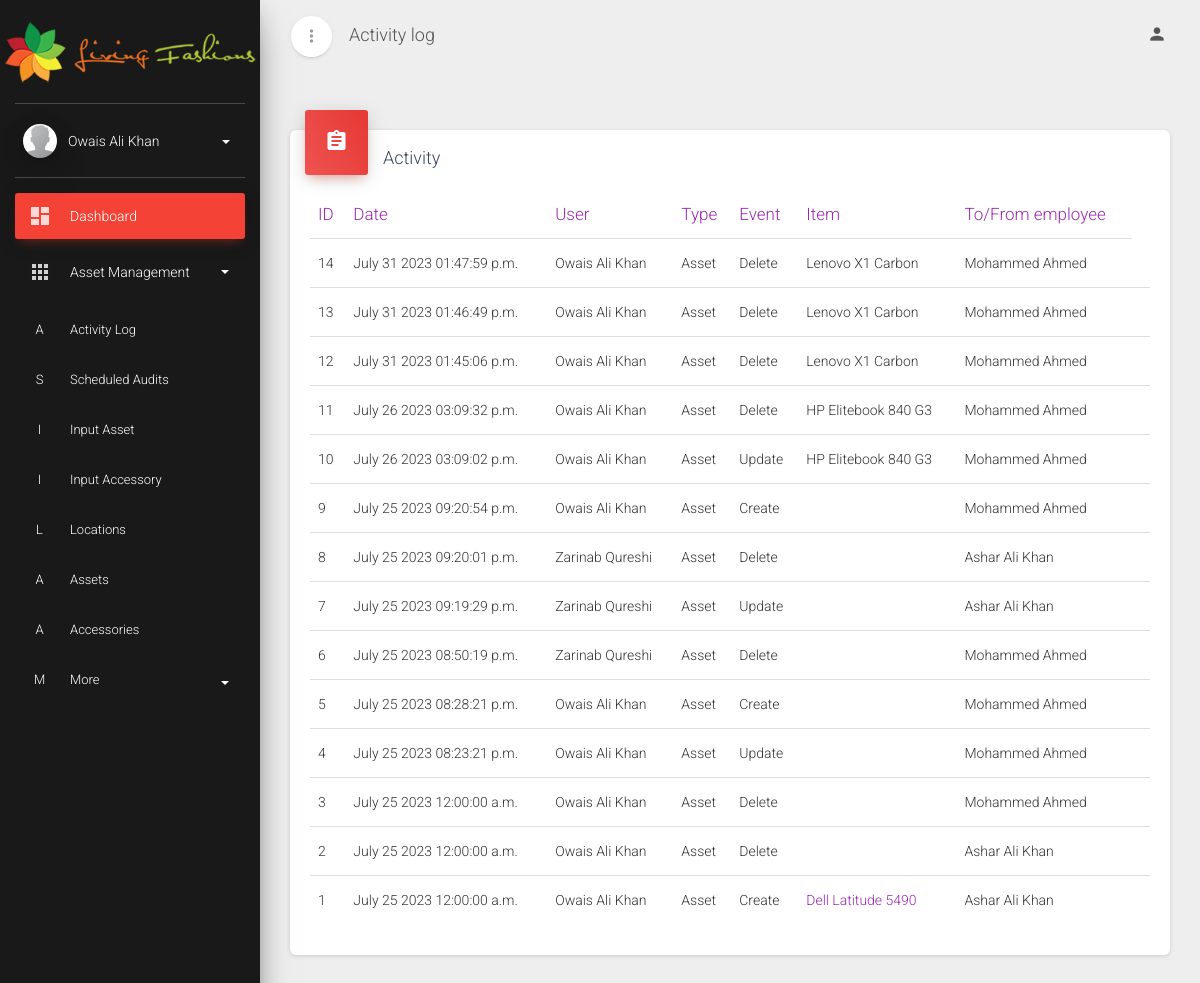
The app's page /activity_log/ (signed in) with its own data.
### webapp/models.py (models this page shows, shortened)
class Activity(models.Model):
    class TYPES(models.TextChoices):
        asset = 's', 'Asset'
        accessory = 'c', 'Accessory'
    timestamp = models.DateTimeField(help_text='Checkout/checkin date of asset', auto_now_add=True)
    type = models.CharField(max_length=1, choices=TYPES.choices, default=TYPES.asset)
    event = models.CharField(max_length=50, help_text="Event")
    notes = models.CharField(max_length=500, help_text="Notes regarding activity", blank=True)
    asset_string = models.CharField(max_length=500, help_text="Asset string", blank=True)
    employee = models.ForeignKey(Employee, on_delete=models.SET_NULL, null=True, blank=True)
    asset = models.ForeignKey(Asset, on_delete=models.SET_NULL, null=True, blank=True)
    user = models.ForeignKey(User, on_delete=models.SET_NULL, null=True)
    class Meta:
        ordering = ['-id']

class Employee(models.Model):
    name = models.CharField(max_length=200, help_text="Name of employee", unique=True)
    def __str__(self):
        return f"{self.name}"

class Asset(models.Model):
    class STATUSES(models.TextChoices):
        checked_in = 'I', 'Checked in'
        checked_out = 'O', 'Checked out'
    category = models.ForeignKey(Category, on_delete=models.SET_NULL, null=True)
    manufacturer = models.ForeignKey(Manufacturer, on_delete=models.SET_NULL, null=True)
    name = models.CharField(max_length=200, help_text='Name of asset')
    price = models.IntegerField(help_text='Price of asset in rupees')
    processor = models.CharField(max_length=200, help_text='Processor specs')
    ram = models.IntegerField(help_text='Total RAM in asset')
    hdd = models.IntegerField(help_text='Total HDD storage in asset', blank=True, null=True)
    ssd = models.IntegerField(help_text='Total SSD storage in asset', blank=True, null=True)
    purchase_date = models.DateField(help_text='Date of asset purchase')
    checkout_status = models.CharField(max_length=1, choices=STATUSES.choices, default=STATUSES.checked_in)
    status = models.ForeignKey(Status, on_delete=models.SET_NULL, null=True)
    department = models.ForeignKey(Department, on_delete=models.SET_NULL, null=True)
    supplier = models.ForeignKey(Supplier, on_delete=models.SET_NULL, null=True)
    assigned_to = models.ForeignKey(Employee, on_delete=models.SET_NULL, null=True)
    location = models.ForeignKey(Location, on_delete=models.SET_NULL, null=True)
    asset_image = models.ImageField(upload_to='images/', blank=True, null=True)
    serial = models.CharField(max_length=200, help_text='Serial number of asset', blank=True)
    invoice = models.IntegerField(help_text='Invoice number of asset', blank=True, null=True)
    def __str__(self):
        return f"{self.manufacturer.name} {self.name}"

class Manufacturer(models.Model):
    name = models.CharField(max_length=200, help_text="Name of manufacturing company", unique=True)

### webapp/views.py (the view)
# urls.py: path('activity_log/', views.ActivityListView.as_view(), name='activity_log'),
class ActivityListView(LoginRequiredMixin, ListView):
    model = Activity
    context_object_name = 'activities'
    template_name = 'webapp/view_activity_log.html'

### webapp/templates/webapp/view_activity_log.html (shortened to what this page needs)
{% extends 'master.html' %}
{% block title %}Activity log{% endblock title %}
{% block content %}
  <div class="content">
    <div class="container-fluid">
      <div class="row">
        <div class="col-md-12">
          <div class="card">
            <div class="card-header card-header-danger card-header-icon">
              <div class="card-icon">
                <i class="material-icons">assignment</i>
              </div>
              <h4 class="card-title">Activity</h4>
            </div>
            <div class="card-body">
              <div class="table-responsive">
                <table class="table">
                  <thead class="text-primary">
                    <th>ID</th>
                    <th>Date</th>
                    <th>User</th>
                    <th>Type</th>
                    <th>Event</th>
                    <th>Item</th>
                    <th>To/From employee</th>
                  </thead>
                  <tbody>
                    {% for activity in activities %}
                    <tr>
                        <td>{{ activity.id }}</td>
                        <td>{{ activity.timestamp|date:"F d Y" }} {{ activity.timestamp|time:"h:i:s a" }}</td>
                        <td>{{ activity.user.get_full_name }}</td>
                        <td>{{ activity.get_type_display }}</td>
                        <td>{{ activity.event }}</td>
                        <td>
                          {% if activity.asset %}
                            <a href="{% url 'view_inventory-detail' activity.asset.id %}">{{ activity.asset }}</a>
                          {% else %}
                            {{ activity.asset_string }}
                          {% endif %}
                        </td>
                        <td>{{ activity.employee }}</td>
                        <td class="text-right">
                        </td>
                    </tr>
                    {% endfor %}
                </table>
              </div>
            </div>
          </div>
        </div>
      </div>
    </div>
  </div>
{% endblock %}

### webapp/templates/master.html (shortened to what this page needs)
<!DOCTYPE html>
<html lang="en">
{% load static %}
<head>
  <link rel="stylesheet" href="{% static 'webapp/Assets/assets/css/material-dashboard.minf066.css' %}">
</head>
<body class="">
  <div class="wrapper">
    <div class="sidebar" data-color="danger" data-background-color="black" data-image="{% static 'webapp/Assets/assets/img/sidebar-1.jpg' %}">
      <div class="logo">
        <a href="#" class="simple-text logo-normal">
          <img src="{% static 'webapp/Assets/assets/img/lf_logo.png' %}" width="100%" alt="Living Fashions'" >
        </a>
      </div>
      <div class="sidebar-wrapper">
        <div class="user">
          <div class="photo">
            <img src="{% static 'webapp/Assets/assets/img/default-avatar.png' %}" />
          </div>
          <div class="user-info">
            <a data-toggle="collapse" href="#collapseExample" class="username">
              <span>
                {% if user.is_authenticated %}
                  {{ user.get_full_name }}
                {% else %}
                  Unauthenticated
                {% endif %}
                <b class="caret"></b>
              </span>
            </a>
          </div>
        </div>
        <ul class="nav">
          <li class="nav-item active">
            <a class="nav-link" href="{% url 'dashboard' %}">
              <i class="material-icons">dashboard</i>
              <p> Dashboard </p>
            </a>
          </li>
        <li class="nav-item">
            <a class="nav-link" data-toggle="collapse" href="#pagesExamples">
              <i class="material-icons">apps</i>
              <p>Asset Management
                <b class="caret"></b>
              </p>
            </a>
            <div class="collapse show" id="pagesExamples">
              <ul class="nav">
                <li class="nav-item">
                  <a class="nav-link" href="{% url 'activity_log' %}">
                    <span class="sidebar-mini"> A </span>
                    <span class="sidebar-normal"> Activity log
                    </span>
                  </a>
                </li>
                <li class="nav-item">
                  <a class="nav-link" href="{% url 'view_inventory-scheduled-audit-list' %}">
                    <span class="sidebar-mini"> S </span>
                    <span class="sidebar-normal"> Scheduled Audits
                    </span>
                  </a>
                </li>
                <li class="nav-item">
                  <a class="nav-link" href="{% url 'input_inventory' %}">
                    <span class="sidebar-mini"> I </span>
                    <span class="sidebar-normal"> Input Asset
                    </span>
                  </a>
                </li>
                <li class="nav-item">
                  <a class="nav-link" href="{% url 'input_accessory' %}">
                    <span class="sidebar-mini"> I </span>
                    <span class="sidebar-normal"> Input Accessory
                    </span>
                  </a>
                </li>
                <li class="nav-item">
                  <a class="nav-link" href="{% url 'input_and_display_location' %}">
                    <span class="sidebar-mini"> L </span>
                    <span class="sidebar-normal"> Locations </span>
                  </a>
                </li>
                <li class="nav-item ">
                  <a class="nav-link" href="{% url 'view_inventory-list' %}">
                    <span class="sidebar-mini"> A </span>
                    <span class="sidebar-normal"> Assets </span>
                  </a>
                </li>
                <li class="nav-item ">
                  <a class="nav-link" href="{% url 'view_accessory-list' %}">
                    <span class="sidebar-mini"> A </span>
                    <span class="sidebar-normal"> Accessories </span>
                  </a>
                </li>
                <li class="nav-item ">
                  <a class="nav-link" data-toggle="collapse" href="#componentsCollapse2">
                    <span class="sidebar-mini"> M </span>
                    <span class="sidebar-normal"> More
                      <b class="caret"></b>
                    </span>
                  </a>
                </li>
              </ul>
            </div>
          </li>
        </ul>
      </div>
    </div>
    <div class="main-panel">
      <nav class="navbar navbar-expand-lg navbar-transparent navbar-absolute fixed-top ">
        <div class="container-fluid">
          <div class="navbar-wrapper">
            <div class="navbar-minimize">
              <button id="minimizeSidebar" class="btn btn-just-icon btn-white btn-fab btn-round">
                <i class="material-icons text_align-center visible-on-sidebar-regular">more_vert</i>
              </button>
            </div>
            <a class="navbar-brand" href="#pablo">{% block title %}Dashboard{% endblock title %}</a>
          </div>
          <div class="collapse navbar-collapse justify-content-end">
            <ul class="navbar-nav">
              <li class="nav-item dropdown">
                <a class="nav-link" href="#pablo" id="navbarDropdownProfile" data-toggle="dropdown" aria-haspopup="true" aria-expanded="false">
                  <i class="material-icons">person</i>
                </a>
              </li>
            </ul>
          </div>
        </div>
      </nav>
</body>
<div class="content">
  {% block content %}{% endblock %}
</div>
</html>

### records on screen
Activity: id "14", timestamp "July 31 2023", timestamp "01:47:59 p.m.", user.get_full_name "Owais Ali Khan", type "Asset", event "Delete", asset_string "Lenovo X1 Carbon", employee "Mohammed Ahmed"
Activity: id "13", timestamp "July 31 2023", timestamp "01:46:49 p.m.", user.get_full_name "Owais Ali Khan", type "Asset", event "Delete", asset_string "Lenovo X1 Carbon", employee "Mohammed Ahmed"
Activity: id "12", timestamp "July 31 2023", timestamp "01:45:06 p.m.", user.get_full_name "Owais Ali Khan", type "Asset", event "Delete", asset_string "Lenovo X1 Carbon", employee "Mohammed Ahmed"
Activity: id "11", timestamp "July 26 2023", timestamp "03:09:32 p.m.", user.get_full_name "Owais Ali Khan", type "Asset", event "Delete", asset_string "HP Elitebook 840 G3", employee "Mohammed Ahmed"
Activity: id "10", timestamp "July 26 2023", timestamp "03:09:02 p.m.", user.get_full_name "Owais Ali Khan", type "Asset", event "Update", asset_string "HP Elitebook 840 G3", employee "Mohammed Ahmed"
Activity: id "9", timestamp "July 25 2023", timestamp "09:20:54 p.m.", user.get_full_name "Owais Ali Khan", type "Asset", event "Create", employee "Mohammed Ahmed"
Activity: id "8", timestamp "July 25 2023", timestamp "09:20:01 p.m.", user.get_full_name "Zarinab Qureshi", type "Asset", event "Delete", employee "Ashar Ali Khan"
Activity: id "7", timestamp "July 25 2023", timestamp "09:19:29 p.m.", user.get_full_name "Zarinab Qureshi", type "Asset", event "Update", employee "Ashar Ali Khan"
Activity: id "6", timestamp "July 25 2023", timestamp "08:50:19 p.m.", user.get_full_name "Zarinab Qureshi", type "Asset", event "Delete", employee "Mohammed Ahmed"
Activity: id "5", timestamp "July 25 2023", timestamp "08:28:21 p.m.", user.get_full_name "Owais Ali Khan", type "Asset", event "Create", employee "Mohammed Ahmed"
Activity: id "4", timestamp "July 25 2023", timestamp "08:23:21 p.m.", user.get_full_name "Owais Ali Khan", type "Asset", event "Update", employee "Mohammed Ahmed"
Activity: id "3", timestamp "July 25 2023", timestamp "12:00:00 a.m.", user.get_full_name "Owais Ali Khan", type "Asset", event "Delete", employee "Mohammed Ahmed"
Activity: id "2", timestamp "July 25 2023", timestamp "12:00:00 a.m.", user.get_full_name "Owais Ali Khan", type "Asset", event "Delete", employee "Ashar Ali Khan"
Activity: id "1", timestamp "July 25 2023", timestamp "12:00:00 a.m.", user.get_full_name "Owais Ali Khan", type "Asset", event "Create", asset "Dell Latitude 5490", employee "Ashar Ali Khan"

### other values on screen
{{ user.get_full_name }} "Owais Ali Khan"
